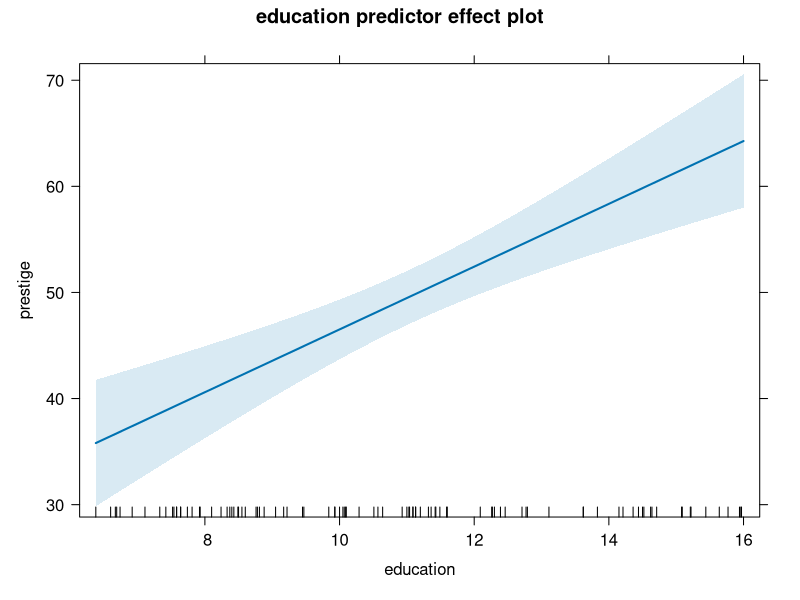
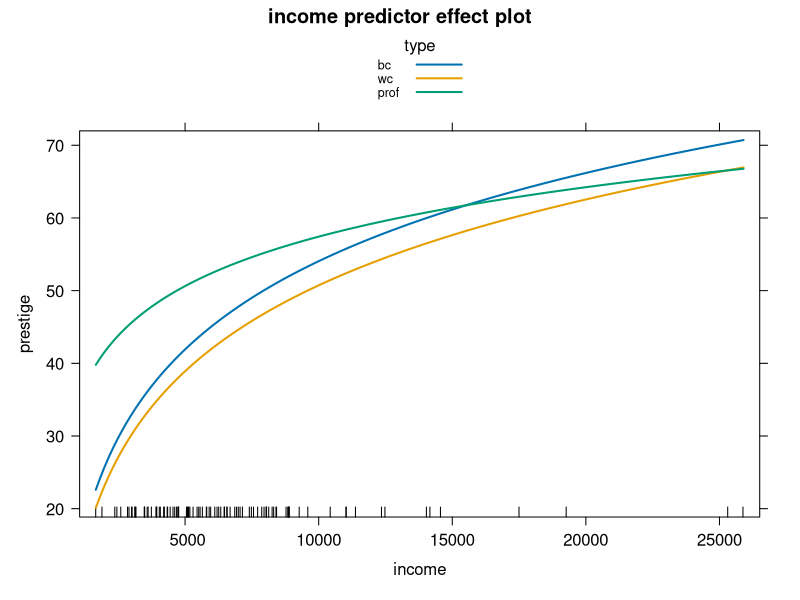
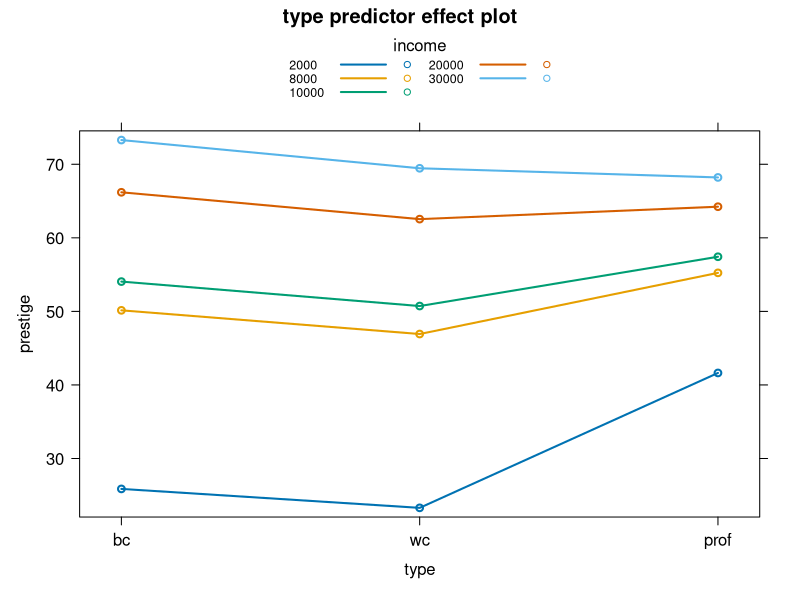
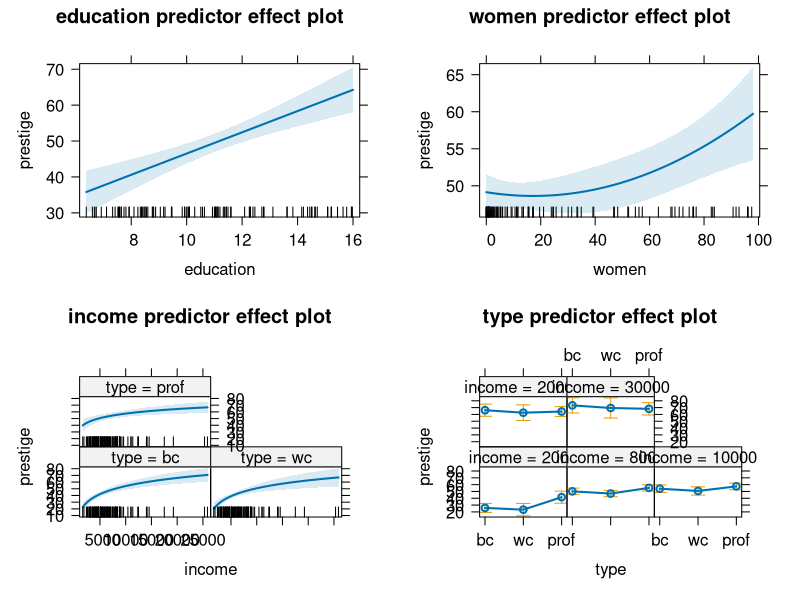
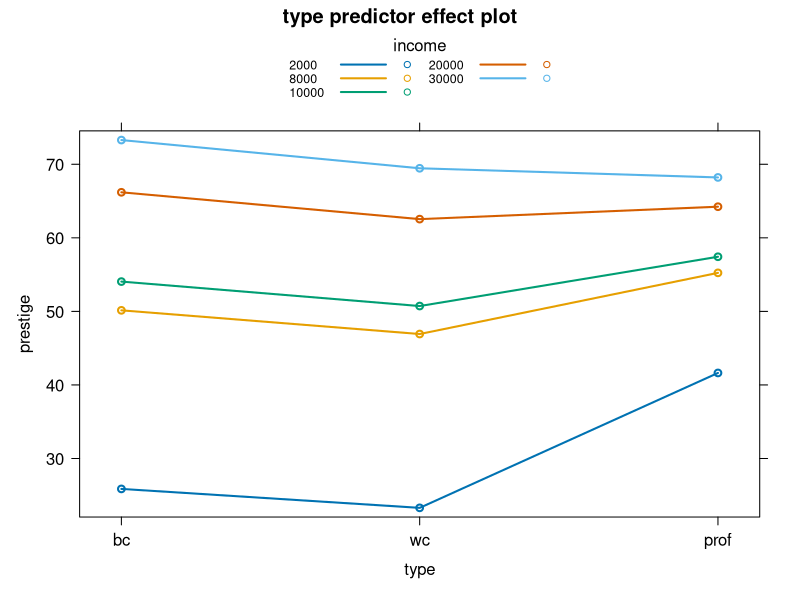
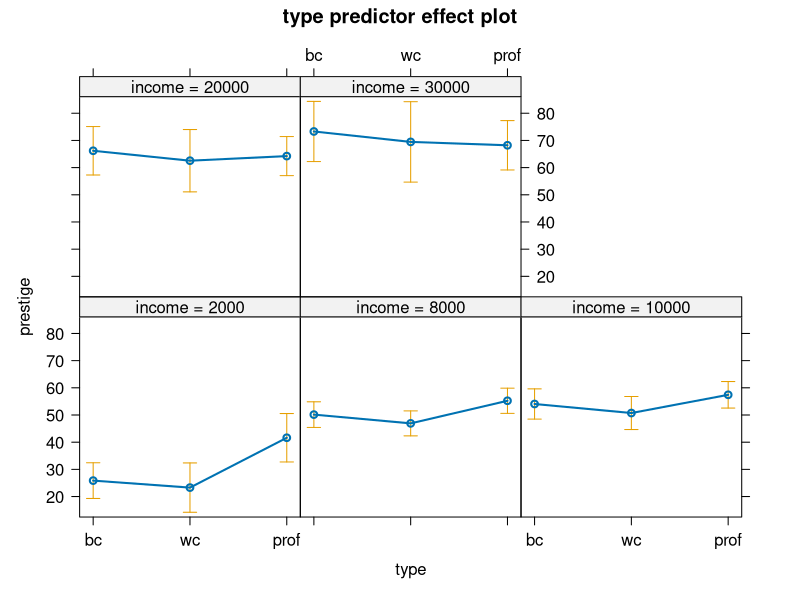
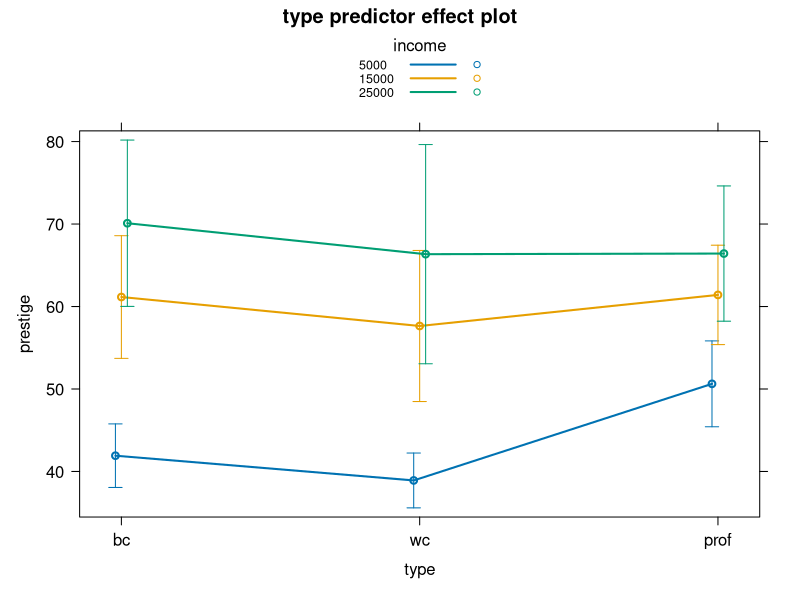
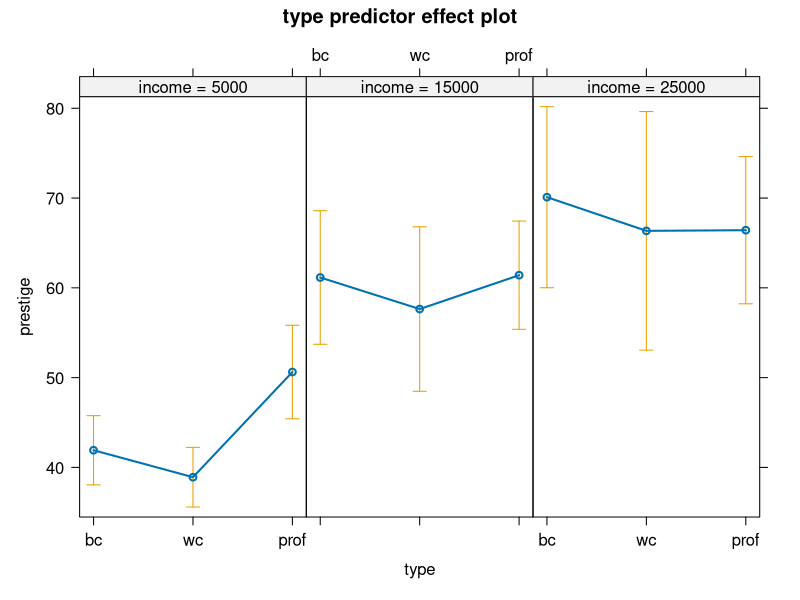

R code for these plots, in order: (Note: this script raises an error after producing the figures.)
## ----setopts,echo=FALSE---------------------------------------------
library("knitr")
opts_chunk$set(fig.width=5,fig.height=5,#tidy=TRUE,
               out.width="0.8\\textwidth",echo=TRUE)
#options(prompt=" ")
options(continue="+    ", prompt="R> ", width=70)
options(show.signif.stars=FALSE, scipen=3)

## ----setup, include=FALSE, cache=FALSE, results='hide', echo=FALSE------------
library(car)
library(effects)
render_sweave()
options(width=80, digits=5, str=list(strict.width="cut"))
strOptions(strict.width="cut")

## -----------------------------------------------------------------------------
library("car") # also loads the carData package
Prestige$type <- factor(Prestige$type, levels=c("bc", "wc", "prof"))
lm1 <- lm(prestige ~ education + poly(women, 2) +
                     log(income)*type, data=Prestige)

## -----------------------------------------------------------------------------
S(lm1)

## ----fig11,include=TRUE,fig.width=5,fig.height=4,fig.show='hide'--------------
library("effects")
e1.lm1 <- predictorEffect("education", lm1)
plot(e1.lm1)

## -----------------------------------------------------------------------------
brief(e1.lm1$model.matrix)

## -----------------------------------------------------------------------------
e1a.lm1 <- predictorEffect("education", lm1, focal.levels=5)
e1a.lm1
summary(e1a.lm1)
as.data.frame(e1a.lm1)

## -----------------------------------------------------------------------------
e2.lm1 <- predictorEffect("income", lm1, focal.levels=5)
as.data.frame(e2.lm1)

## ----fig12,include=TRUE,fig.width=5,fig.height=5,fig.show='hide'--------------
plot(predictorEffect("income", lm1), 
     lines=list(multiline=TRUE))

## ----fig13,include=TRUE,fig.width=5,fig.height=5,fig.show='hide'--------------
plot(predictorEffect("type", lm1), lines=list(multiline=TRUE))

## ----fig14,include=TRUE,fig.width=7,fig.height=8,fig.show='hide'--------------
eall.lm1 <- predictorEffects(lm1)
plot(eall.lm1)

## ----eval=FALSE---------------------------------------------------------------
#  plot(eall.lm1)
#  plot(predictorEffects(lm1))
#  plot(predictorEffects(lm1, ~ income + education + women + type))

## ----eval=FALSE---------------------------------------------------------------
#  plot(predictorEffects(lm1, ~ type + education))

## ----eval=FALSE---------------------------------------------------------------
#  plot(predictorEffects(lm1, ~ women))
#  plot(predictorEffects(lm1)[[3]])
#  plot(predictorEffect("women", lm1))

## ----fig21a,include=TRUE,fig.width=5,fig.height=4.5,fig.show='hide'-----------
e3.lm1 <- predictorEffect("type", lm1)
plot(e3.lm1, lines=list(multiline=TRUE))

## ----fig21b,include=TRUE,fig.width=6,fig.height=5,fig.show='hide'-------------
plot(e3.lm1, lines=list(multiline=FALSE)) # the default

## ----fig22a,include=TRUE,fig.width=5,fig.height=4.5,fig.show='hide'-----------
e3.lm1 <- predictorEffect("type", lm1,
                          xlevels=list(income=c(5000, 15000, 25000)))
plot(e3.lm1, lines=list(multiline=TRUE),
     confint=list(style="bars"))

## ----fig22b,include=TRUE,fig.width=5.5,fig.height=5,fig.show='hide'-----------
plot(e3.lm1,
     lines=list(multiline=FALSE), # the default
     lattice=list(layout=c(3, 1)))

## ----fig23,include=TRUE,fig.width=5,fig.height=4,fig.show='hide'--------------
e4.lm1 <- predictorEffect("education", lm1,
                          se=list(type="scheffe", level=.99), 
                          vcov.=hccm)
plot(e4.lm1)

## -----------------------------------------------------------------------------
lm2 <- lm(log(prestige) ~ log(income) + education + type, Prestige)

## ----fig30,include=TRUE,fig.width=5,fig.height=4,fig.show='hide'--------------
plot(predictorEffects(lm2, ~ income))

## ----fig31,include=TRUE,fig.width=5,fig.height=4,fig.show='hide'--------------
plot(predictorEffects(lm2, ~ income),
 axes=list(
   x=list(income=list(transform=list(trans=log, inverse=exp)))
   ))

## ----fig32,include=TRUE,fig.width=5,fig.height=5,fig.show='hide'--------------
plot(predictorEffects(lm2, ~ income),
 main="Transformed Plot",
 axes=list(
    grid=TRUE,
    x=list(rotate=30,
           rug=FALSE,
           income=list(transform=list(trans=log, inverse=exp),
                       lab="income, log-scale",
                       ticks=list(at=c(2000, 5000, 10000, 20000)),
                       lim=c(1900, 21000))
    )))

## ----fig33,include=TRUE,fig.width=4,fig.height=4,fig.show='hide'--------------
# default:
plot(predictorEffects(lm2, ~ education),
     main="Default log(prestige)")
# Change only tick-mark labels to arithmetic scale:
plot(predictorEffects(lm2, ~ education),
     main="log(prestige), Arithmetic Ticks",
     axes=list(y=list(transform=list(trans=log, inverse=exp),
                      lab="prestige", type="rescale")))
# Replace log(presige) by prestige:
plot(predictorEffects(lm2, ~ education),
     main="Prestige in Arithmethic Scale",
     axes=list(y=list(transform=exp, lab="prestige")))

## -----------------------------------------------------------------------------
library("lme4") # for lmer()
Blackmore$tran.exercise <- bcnPower(Blackmore$exercise, 
                                    lambda=0.25, gamma=0.1)
mm1 <- lmer(tran.exercise ~ I(age - 8)*group +
              (I(age - 8) | subject), data=Blackmore)

## ----fig33a,include=TRUE,fig.width=5,fig.height=5,fig.show='hide'-------------
e1.mm1 <- predictorEffect("age", mm1)
plot(e1.mm1, lines=list(multiline=TRUE), confint=list(style="auto"))

## ----fig33b,include=TRUE,fig.width=5,fig.height=5,fig.show='hide'-------------
f.trans <- function(x) bcnPower(x, lambda=0.25, gamma=0.1)
f.inverse <- function(x) bcnPowerInverse(x, lambda=0.25, gamma=0.1)
plot(e1.mm1, lines=list(multiline=TRUE),
     confint=list(style="auto"),
     axes=list(x=list(age=list(lab="Age (years)")),
               y=list(transform=list(trans=f.trans, inverse=f.inverse),
                      type="response",
                      lab="Exercise (hours/week)")),
     lattice=list(key.args=list(x=.20, y=.75, corner=c(0, 0), 
                                padding.text=1.25)),
     main=""
)

## -----------------------------------------------------------------------------
data("Blowdown", package="alr4")
gm1 <- glm(y ~ log(d) + s + spp, family=binomial, data=Blowdown)

## ----fig34,include=TRUE,fig.width=6.5,fig.height=6.5,fig.show='hide'----------
plot(predictorEffects(gm1),
     axes=list(grid=TRUE, x=list(rug=FALSE, rotate=35)))

## ----fig35,include=TRUE,fig.width=3.5,fig.height=3.5,fig.show='hide'----------
e1.gm1 <- predictorEffect("spp", gm1)
plot(e1.gm1, main="type='rescale'",
     axes=list(y=list(type="rescale",
                      lab="logit scale, probability labels"),
               x=list(rotate=30),
               grid=TRUE))
plot(e1.gm1, main="type='link'",
     axes=list(y=list(type="link",
                      lab="logit scale, logit labels"),
               x=list(rotate=30),
               grid=TRUE))
plot(e1.gm1, main="type='response'",
     axes=list(y=list(type="response", grid=TRUE,
                      lab="probabilty scale, probability labels"),
               x=list(rotate=30),
               grid=TRUE))

## ----fig36,include=TRUE,fig.width=5.5,fig.height=4.5,fig.show='hide'----------
or <- order(as.data.frame(e1.gm1)$fit) # order smallest to largest
Blowdown$spp1 <- factor(Blowdown$spp,  # reorder levels of spp
                        levels=levels(Blowdown$spp)[or])
gm2 <- update(gm1, ~ . - spp + spp1)   # refit model
plot(predictorEffects(gm2, ~ spp1), main="type='response', ordered",
     axes=list(y=list(type="response",
                      lab="probabilty scale, probability labels"),
               x=list(rotate=30, spp=list(lab="Species")),
               grid=TRUE))

## ----fig37,include=TRUE,fig.width=9,fig.height=12,fig.show='hide'-------------
gm3 <- update(gm2, ~ . + s:log(d)) # add an interaction
plot(predictorEffects(gm3, ~ s + d),
     axes=list(x=list(rug=FALSE, rotate=90),
               y=list(type="response", lab="Blowdown Probability")),
     lattice=list(layout=c(1, 5)))

## ----fig38,include=TRUE,fig.width=9,fig.height=5,fig.show='hide'--------------
plot(predictorEffects(gm3, ~ s + d, xlevels=list(d=c(5, 40, 80),
                                                 s=c(0.1, 0.5, 0.9))),
     axes=list(grid=TRUE,
               x=list(rug=FALSE),
               y=list(type="response", lab="Blowdown probability")),
     lines=list(multiline=TRUE))

## ----fig39,include=TRUE,fig.width=7,fig.height=7,fig.show='hide'--------------
gm4 <- update(gm3, ~ . + spp:log(d))
plot(predictorEffects(gm4, ~ d, xlevels=list(s=c(0.1, 0.5, 0.9))),
     axes=list(grid=TRUE,
               y=list(type="response"),
               x=list(rug=FALSE)),
     lines=list(multiline=TRUE))

## ----fig310,include=TRUE,fig.width=7,fig.height=5,fig.show='hide'-------------
plot(predictorEffects(gm4, ~ d, xlevels=list(s=c(0.1, 0.5, 0.9))),
     axes=list(grid=TRUE, 
               y=list(type="response"), 
               x=list(rug=FALSE)),
     lines=list(multiline=TRUE, z.var="spp", lty=1:9),
     lattice=list(layout=c(3, 1)))

## ----fig311,include=TRUE,fig.width=5.5,fig.height=5.5,fig.show='hide'---------
plot(predictorEffects(gm3, ~ d, 
                      xlevels=list(s=c(0.1, 0.5, 0.9))),
     axes=list(grid=TRUE,
               x=list(rug=FALSE),
               y=list(type="response")),
     lines=list(multiline=TRUE),
     confint=list(style="auto"))

## ----fig312,include=TRUE,fig.width=7,fig.height=6,fig.show='hide'-------------
gm5 <- update(gm2, ~ . + spp:s)
plot(predictorEffects(gm5, ~ spp, xlevels=list(s=c(0.1, 0.5, 0.9))),
     axes=list(grid=TRUE,
               y=list(type="response"),
               x=list(rug=FALSE, rotate=30)),
     lines=list(multiline=TRUE),
     confint=list(style="auto"))

## ----fig314,include=TRUE,fig.width=8,fig.height=6,fig.show='hide'-------------
plot(predictorEffects(gm5, ~ spp, xlevels=list(s=c(0.1, 0.5, 0.9))),
     rug=FALSE,
     axes=list(grid=TRUE,
               y=list(type="response"),
               x=list(rotate=30)),
     lines=list(multiline=TRUE),
     confint=list(style="auto"),
     lattice=list(key.args=list(space="right",
                                columns=1,
                                border=TRUE,
                                fontfamily="serif",
                                cex=1.25,
                                cex.title=1.5)))

## ----fig313,include=TRUE,fig.width=13,fig.height=5.5,fig.show='hide'----------
plot(predictorEffects(gm3, ~ s + d, xlevels=list(s=6, d=6)),
     axes=list(x=list(rug=FALSE, rotate=90), 
               y=list(ticks=list(at=c(.999, .99, .95, .8, .5, .2, .05)))),
     lattice=list(layout=c(3, 2)))

## ----fig313b,include=TRUE,fig.width=6,fig.height=10,fig.show='hide'-----------
plot(predictorEffect("s", gm3, xlevels=list(d=6)),
     axes=list(x=list(rug=FALSE, rotate=90),  
               y=list(ticks=list(at=c(.999, .99, .95, .8, .5, .2, .05)))),
     lattice=list(layout=c(3, 2),
                  array=list(row=1, col=1, nrow=2, ncol=1, more=TRUE)))
plot(predictorEffect("d", gm3, xlevels=list(s=6)),
     axes=list(x=list(rug=FALSE, rotate=90),  
               y=list(ticks=list(at=c(.999, .99, .95, .8, .5, .2, .05)))),
     lattice=list(layout=c(3, 2),
                  array=list(row=2, col=1, nrow=2, ncol=1, more=FALSE)))

## ----fig316,include=TRUE,fig.width=7,fig.height=5,fig.show='hide'-------------
plot(predictorEffects(gm4, ~ d, xlevels=list(s=c(0.1, 0.5, 0.9))),
     axes=list(grid=TRUE,
               x=list(rug=FALSE),
               y=list(type="response")),
     lines=list(multiline=TRUE, z.var="spp", lty=1:9),
     lattice=list(layout=c(3, 1),
                  strip=list(factor.names=TRUE,
                             values=TRUE,
                             cex=1.5)))

## ----fig315,include=TRUE,fig.width=7,fig.height=6,fig.show='hide'-------------
gm5 <- update(gm2, ~ . + spp:s)
plot(predictorEffects(gm5, ~ spp, xlevels=list(s=c(0.1, 0.5, 0.9))),
     symbols=list(pch=15:17, cex=1.5),
     axes=list(grid=TRUE,
               y=list(type="response"),
               x=list(rotate=30)),
     lines=list(multiline=TRUE),
     confint=list(style="auto"),
     lattice=list(key.args=list(cex=1.5, cex.title=1.5)))

## ----fig51,include=TRUE,fig.width=10,fig.height=9,fig.show='hide'-------------
lm5 <- lm(prestige ~ log(income) + education + women + type,
          Prestige)
plot(predictorEffects(lm5, residuals=TRUE),
     axes=list(grid=TRUE,
               x=list(rotate=30)),
     partial.residuals=list(smooth=TRUE,
                            span=0.75,
                            lty="dashed"))

## ----fig52,include=TRUE,fig.width=10,fig.height=5,fig.show='hide'-------------
options(scipen=10) # suppress scientific notation 
lm6 <- lm(infantMortality ~ group*ppgdp, data=UN)
plot(predictorEffects(lm6, ~ ppgdp, partial.residuals=TRUE),
     axes=list(x=list(rotate=25), 
               y=list(lim=c(0, 150))),
    id=list(n=1),
    lattice=list(layout=c(3, 1)))

## ----fig53,include=TRUE,fig.width=10,fig.height=5,fig.show='hide'-------------
lm7 <- lm(log(infantMortality) ~ group*log(ppgdp), data=UN)
plot(predictorEffects(lm7, ~ ppgdp, partial.residuals=TRUE),
     axes=list(x=list(rotate=25)),
     id=list(n=1),
     lattice=list(layout=c(3, 1)))

## ----fig54,include=TRUE,fig.width=10,fig.height=5,fig.show='hide'-------------
plot(predictorEffects(lm7, ~ ppgdp, partial.residuals=TRUE),
     axes=list(x=list(rotate=25),
               y=list(transform=list(trans=log, inverse=exp),
                      type="response",
                      lab="Infant Mortality")),
     id=list(n=1),
     lattice=list(layout=c(3, 1)))

## -----------------------------------------------------------------------------
S(lm2)

## ----fig55,include=TRUE,fig.width=8,fig.height=4,fig.show='hide'--------------
plot(Effect(c("income", "type"), lm2, residuals=TRUE),
     axes=list(x=list(rotate=30)),
     partial.residuals=list(span=0.9), 
     layout=c(3, 1))

## -----------------------------------------------------------------------------
library("MASS") # for polr()
Womenlf$partic <- factor(Womenlf$partic,
    levels=c("not.work", "parttime", "fulltime")) # order response levels
or1 <- polr(partic ~ log(hincome) + children, data=Womenlf)
S(or1)

## ----fig41,include=TRUE,fig.width=6.5,fig.height=6.5,fig.show='hide'----------
plot(predictorEffects(or1),
     axes=list(grid=TRUE),
     lattice=list(key.args=list(columns=1)))

## ----fig62,include=TRUE,fig.width=6,fig.height=4,fig.show='hide'--------------
plot(predictorEffects(or1),
     axes=list(grid=TRUE, y=list(style="stacked")),
     lattice=list(key.args=list(columns=1)))

## -----------------------------------------------------------------------------
library("nnet") # for multinom()
mr1 <- multinom(vote ~ age + gender + economic.cond.national +
                       economic.cond.household + Blair + Hague + Kennedy +
                       Europe*political.knowledge, data=BEPS)

## ----fig42,include=TRUE,fig.width=6.5,fig.height=6.5,fig.show='hide'----------
plot(predictorEffects(mr1, ~ age + Blair + Hague + Kennedy),
     axes=list(grid=TRUE, x=list(rug=FALSE)),
     lattice=list(key.args=list(columns=1)),
     lines=list(multiline=TRUE, col=c("blue", "red", "orange")))

## ----fig43,include=TRUE,fig.width=10,fig.height=5,fig.show='hide'-------------
plot(predictorEffects(mr1, ~ Europe + political.knowledge,
                      xlevels=list(political.knowledge=0:3,
                                   Europe=c(1, 6, 11))),
     axes=list(grid=TRUE, 
               x=list(rug=FALSE, 
                      Europe=list(ticks=list(at=c(1, 6, 11))),
                      political.knowledge=list(ticks=list(at=0:3))),
               y=list(style="stacked")),
     lines=list(col=c("blue", "red", "orange")),
     lattice=list(key.args=list(columns=1),
                  strip=list(factor.names=FALSE)))

## ----eval=FALSE---------------------------------------------------------------
#  effectsTheme()
